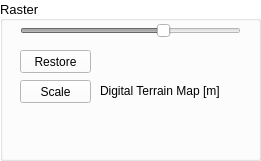
           <widget class="QGroupBox" name="groupBoxRaster">
            <property name="minimumSize">
             <size>
              <width>261</width>
              <height>161</height>
             </size>
            </property>
            <property name="maximumSize">
             <size>
              <width>261</width>
              <height>161</height>
             </size>
            </property>
            <property name="palette">
             <palette>
              <active>
               <colorrole role="WindowText">
                <brush brushstyle="SolidPattern">
                 <color alpha="255">
                  <red>0</red>
                  <green>0</green>
                  <blue>0</blue>
                 </color>
                </brush>
               </colorrole>
               <colorrole role="Button">
                <brush brushstyle="SolidPattern">
                 <color alpha="255">
                  <red>255</red>
                  <green>255</green>
                  <blue>255</blue>
                 </color>
                </brush>
               </colorrole>
               <colorrole role="Light">
                <brush brushstyle="SolidPattern">
                 <color alpha="255">
                  <red>255</red>
                  <green>255</green>
                  <blue>255</blue>
                 </color>
                </brush>
               </colorrole>
               <colorrole role="Midlight">
                <brush brushstyle="SolidPattern">
                 <color alpha="255">
                  <red>255</red>
                  <green>255</green>
                  <blue>255</blue>
                 </color>
                </brush>
               </colorrole>
               <colorrole role="Dark">
                <brush brushstyle="SolidPattern">
                 <color alpha="255">
                  <red>127</red>
                  <green>127</green>
                  <blue>127</blue>
                 </color>
                </brush>
               </colorrole>
               <colorrole role="Mid">
                <brush brushstyle="SolidPattern">
                 <color alpha="255">
                  <red>170</red>
                  <green>170</green>
                  <blue>170</blue>
                 </color>
                </brush>
               </colorrole>
               <colorrole role="Text">
                <brush brushstyle="SolidPattern">
                 <color alpha="255">
                  <red>0</red>
                  <green>0</green>
                  <blue>0</blue>
                 </color>
                </brush>
               </colorrole>
               <colorrole role="BrightText">
                <brush brushstyle="SolidPattern">
                 <color alpha="255">
                  <red>255</red>
                  <green>255</green>
                  <blue>255</blue>
                 </color>
                </brush>
               </colorrole>
               <colorrole role="ButtonText">
                <brush brushstyle="SolidPattern">
                 <color alpha="255">
                  <red>0</red>
                  <green>0</green>
                  <blue>0</blue>
                 </color>
                </brush>
               </colorrole>
               <colorrole role="Base">
                <brush brushstyle="SolidPattern">
                 <color alpha="255">
                  <red>255</red>
                  <green>255</green>
                  <blue>255</blue>
                 </color>
                </brush>
               </colorrole>
               <colorrole role="Window">
                <brush brushstyle="SolidPattern">
                 <color alpha="255">
                  <red>255</red>
                  <green>255</green>
                  <blue>255</blue>
                 </color>
                </brush>
               </colorrole>
               <colorrole role="Shadow">
                <brush brushstyle="SolidPattern">
                 <color alpha="255">
                  <red>0</red>
                  <green>0</green>
                  <blue>0</blue>
                 </color>
                </brush>
               </colorrole>
               <colorrole role="AlternateBase">
                <brush brushstyle="SolidPattern">
                 <color alpha="255">
                  <red>255</red>
                  <green>255</green>
                  <blue>255</blue>
                 </color>
                </brush>
               </colorrole>
               <colorrole role="ToolTipBase">
                <brush brushstyle="SolidPattern">
                 <color alpha="255">
                  <red>255</red>
                  <green>255</green>
                  <blue>220</blue>
                 </color>
                </brush>
               </colorrole>
               <colorrole role="ToolTipText">
                <brush brushstyle="SolidPattern">
                 <color alpha="255">
                  <red>0</red>
                  <green>0</green>
                  <blue>0</blue>
                 </color>
                </brush>
               </colorrole>
               <colorrole role="PlaceholderText">
                <brush brushstyle="NoBrush">
                 <color alpha="128">
                  <red>0</red>
                  <green>0</green>
                  <blue>0</blue>
                 </color>
                </brush>
               </colorrole>
              </active>
              <inactive>
               <colorrole role="WindowText">
                <brush brushstyle="SolidPattern">
                 <color alpha="255">
                  <red>0</red>
                  <green>0</green>
                  <blue>0</blue>
                 </color>
                </brush>
               </colorrole>
               <colorrole role="Button">
                <brush brushstyle="SolidPattern">
                 <color alpha="255">
                  <red>255</red>
                  <green>255</green>
                  <blue>255</blue>
                 </color>
                </brush>
               </colorrole>
               <colorrole role="Light">
                <brush brushstyle="SolidPattern">
                 <color alpha="255">
                  <red>255</red>
                  <green>255</green>
                  <blue>255</blue>
                 </color>
                </brush>
               </colorrole>
               <colorrole role="Midlight">
                <brush brushstyle="SolidPattern">
                 <color alpha="255">
                  <red>255</red>
                  <green>255</green>
                  <blue>255</blue>
                 </color>
                </brush>
               </colorrole>
               <colorrole role="Dark">
                <brush brushstyle="SolidPattern">
                 <color alpha="255">
                  <red>127</red>
                  <green>127</green>
                  <blue>127</blue>
                 </color>
                </brush>
               </colorrole>
               <colorrole role="Mid">
                <brush brushstyle="SolidPattern">
                 <color alpha="255">
                  <red>170</red>
                  <green>170</green>
                  <blue>170</blue>
                 </color>
                </brush>
               </colorrole>
               <colorrole role="Text">
                <brush brushstyle="SolidPattern">
                 <color alpha="255">
                  <red>0</red>
                  <green>0</green>
                  <blue>0</blue>
                 </color>
                </brush>
               </colorrole>
               <colorrole role="BrightText">
                <brush brushstyle="SolidPattern">
                 <color alpha="255">
                  <red>255</red>
                  <green>255</green>
                  <blue>255</blue>
                 </color>
                </brush>
               </colorrole>
               <colorrole role="ButtonText">
                <brush brushstyle="SolidPattern">
                 <color alpha="255">
                  <red>0</red>
                  <green>0</green>
                  <blue>0</blue>
                 </color>
                </brush>
               </colorrole>
               <colorrole role="Base">
                <brush brushstyle="SolidPattern">
                 <color alpha="255">
                  <red>255</red>
                  <green>255</green>
                  <blue>255</blue>
                 </color>
                </brush>
               </colorrole>
               <colorrole role="Window">
                <brush brushstyle="SolidPattern">
                 <color alpha="255">
                  <red>255</red>
                  <green>255</green>
                  <blue>255</blue>
                 </color>
                </brush>
               </colorrole>
               <colorrole role="Shadow">
                <brush brushstyle="SolidPattern">
                 <color alpha="255">
                  <red>0</red>
                  <green>0</green>
                  <blue>0</blue>
                 </color>
                </brush>
               </colorrole>
               <colorrole role="AlternateBase">
                <brush brushstyle="SolidPattern">
                 <color alpha="255">
                  <red>255</red>
                  <green>255</green>
                  <blue>255</blue>
                 </color>
                </brush>
               </colorrole>
               <colorrole role="ToolTipBase">
                <brush brushstyle="SolidPattern">
                 <color alpha="255">
                  <red>255</red>
                  <green>255</green>
                  <blue>220</blue>
                 </color>
                </brush>
               </colorrole>
               <colorrole role="ToolTipText">
                <brush brushstyle="SolidPattern">
                 <color alpha="255">
                  <red>0</red>
                  <green>0</green>
                  <blue>0</blue>
                 </color>
                </brush>
               </colorrole>
               <colorrole role="PlaceholderText">
                <brush brushstyle="NoBrush">
                 <color alpha="128">
                  <red>0</red>
                  <green>0</green>
                  <blue>0</blue>
                 </color>
                </brush>
               </colorrole>
              </inactive>
              <disabled>
               <colorrole role="WindowText">
                <brush brushstyle="SolidPattern">
                 <color alpha="255">
                  <red>127</red>
                  <green>127</green>
                  <blue>127</blue>
                 </color>
                </brush>
               </colorrole>
               <colorrole role="Button">
                <brush brushstyle="SolidPattern">
                 <color alpha="255">
                  <red>255</red>
                  <green>255</green>
                  <blue>255</blue>
                 </color>
                </brush>
               </colorrole>
               <colorrole role="Light">
                <brush brushstyle="SolidPattern">
                 <color alpha="255">
                  <red>255</red>
                  <green>255</green>
                  <blue>255</blue>
                 </color>
                </brush>
               </colorrole>
               <colorrole role="Midlight">
                <brush brushstyle="SolidPattern">
                 <color alpha="255">
                  <red>255</red>
                  <green>255</green>
                  <blue>255</blue>
                 </color>
                </brush>
               </colorrole>
               <colorrole role="Dark">
                <brush brushstyle="SolidPattern">
                 <color alpha="255">
                  <red>127</red>
                  <green>127</green>
                  <blue>127</blue>
                 </color>
                </brush>
               </colorrole>
               <colorrole role="Mid">
                <brush brushstyle="SolidPattern">
                 <color alpha="255">
                  <red>170</red>
                  <green>170</green>
                  <blue>170</blue>
                 </color>
                </brush>
               </colorrole>
               <colorrole role="Text">
                <brush brushstyle="SolidPattern">
                 <color alpha="255">
                  <red>127</red>
                  <green>127</green>
                  <blue>127</blue>
                 </color>
                </brush>
               </colorrole>
               <colorrole role="BrightText">
                <brush brushstyle="SolidPattern">
                 <color alpha="255">
                  <red>255</red>
                  <green>255</green>
                  <blue>255</blue>
                 </color>
                </brush>
               </colorrole>
               <colorrole role="ButtonText">
                <brush brushstyle="SolidPattern">
                 <color alpha="255">
                  <red>127</red>
                  <green>127</green>
                  <blue>127</blue>
                 </color>
                </brush>
               </colorrole>
               <colorrole role="Base">
                <brush brushstyle="SolidPattern">
                 <color alpha="255">
                  <red>255</red>
                  <green>255</green>
                  <blue>255</blue>
                 </color>
                </brush>
               </colorrole>
               <colorrole role="Window">
                <brush brushstyle="SolidPattern">
                 <color alpha="255">
                  <red>255</red>
                  <green>255</green>
                  <blue>255</blue>
                 </color>
                </brush>
               </colorrole>
               <colorrole role="Shadow">
                <brush brushstyle="SolidPattern">
                 <color alpha="255">
                  <red>0</red>
                  <green>0</green>
                  <blue>0</blue>
                 </color>
                </brush>
               </colorrole>
               <colorrole role="AlternateBase">
                <brush brushstyle="SolidPattern">
                 <color alpha="255">
                  <red>255</red>
                  <green>255</green>
                  <blue>255</blue>
                 </color>
                </brush>
               </colorrole>
               <colorrole role="ToolTipBase">
                <brush brushstyle="SolidPattern">
                 <color alpha="255">
                  <red>255</red>
                  <green>255</green>
                  <blue>220</blue>
                 </color>
                </brush>
               </colorrole>
               <colorrole role="ToolTipText">
                <brush brushstyle="SolidPattern">
                 <color alpha="255">
                  <red>0</red>
                  <green>0</green>
                  <blue>0</blue>
                 </color>
                </brush>
               </colorrole>
               <colorrole role="PlaceholderText">
                <brush brushstyle="NoBrush">
                 <color alpha="128">
                  <red>0</red>
                  <green>0</green>
                  <blue>0</blue>
                 </color>
                </brush>
               </colorrole>
              </disabled>
             </palette>
            </property>
            <property name="font">
             <font>
              <pointsize>10</pointsize>
              <weight>50</weight>
              <bold>false</bold>
             </font>
            </property>
            <property name="autoFillBackground">
             <bool>true</bool>
            </property>
            <property name="title">
             <string notr="true">Raster</string>
            </property>
            <property name="alignment">
             <set>Qt::AlignLeading|Qt::AlignLeft|Qt::AlignVCenter</set>
            </property>
            <widget class="QSlider" name="rasterOpacitySlider">
             <property name="enabled">
              <bool>false</bool>
             </property>
             <property name="geometry">
              <rect>
               <x>20</x>
               <y>20</y>
               <width>221</width>
               <height>22</height>
              </rect>
             </property>
             <property name="toolTip">
              <string>Raster opacity</string>
             </property>
             <property name="toolTipDuration">
              <number>-1</number>
             </property>
             <property name="statusTip">
              <string notr="true"/>
             </property>
             <property name="whatsThis">
              <string notr="true"/>
             </property>
             <property name="accessibleName">
              <string/>
             </property>
             <property name="accessibleDescription">
              <string/>
             </property>
             <property name="maximum">
              <number>100</number>
             </property>
             <property name="value">
              <number>66</number>
             </property>
             <property name="orientation">
              <enum>Qt::Horizontal</enum>
             </property>
            </widget>
            <widget class="QWidget" name="widgetColorLegendRaster" native="true">
             <property name="geometry">
              <rect>
               <x>-1</x>
               <y>110</y>
               <width>261</width>
               <height>41</height>
              </rect>
             </property>
             <property name="font">
              <font>
               <pointsize>8</pointsize>
              </font>
             </property>
             <property name="toolTip">
              <string>Raster colors</string>
             </property>
            </widget>
            <widget class="QPushButton" name="rasterScaleButton">
             <property name="geometry">
              <rect>
               <x>20</x>
               <y>80</y>
               <width>71</width>
               <height>23</height>
              </rect>
             </property>
             <property name="font">
              <font>
               <pointsize>9</pointsize>
              </font>
             </property>
             <property name="text">
              <string>Scale</string>
             </property>
            </widget>
            <widget class="QLabel" name="labelRasterScale">
             <property name="geometry">
              <rect>
               <x>100</x>
               <y>80</y>
               <width>161</width>
               <height>21</height>
              </rect>
             </property>
             <property name="palette">
              <palette>
               <active>
                <colorrole role="WindowText">
                 <brush brushstyle="SolidPattern">
                  <color alpha="255">
                   <red>0</red>
                   <green>0</green>
                   <blue>0</blue>
                  </color>
                 </brush>
                </colorrole>
               </active>
               <inactive>
                <colorrole role="WindowText">
                 <brush brushstyle="SolidPattern">
                  <color alpha="255">
                   <red>0</red>
                   <green>0</green>
                   <blue>0</blue>
                  </color>
                 </brush>
                </colorrole>
               </inactive>
               <disabled>
                <colorrole role="WindowText">
                 <brush brushstyle="SolidPattern">
                  <color alpha="255">
                   <red>127</red>
                   <green>127</green>
                   <blue>127</blue>
                  </color>
                 </brush>
                </colorrole>
               </disabled>
              </palette>
             </property>
             <property name="font">
              <font>
               <pointsize>9</pointsize>
              </font>
             </property>
             <property name="text">
              <string>Digital Terrain Map [m]</string>
             </property>
            </widget>
            <widget class="QPushButton" name="rasterRestoreButton">
             <property name="geometry">
              <rect>
               <x>20</x>
               <y>50</y>
               <width>71</width>
               <height>23</height>
              </rect>
             </property>
             <property name="font">
              <font>
               <pointsize>9</pointsize>
              </font>
             </property>
             <property name="text">
              <string>Restore</string>
             </property>
            </widget>
           </widget>
